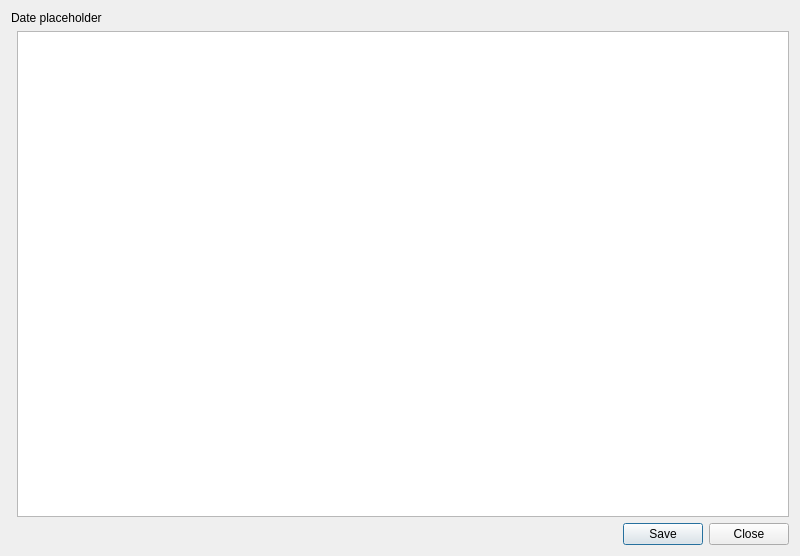
<?xml version="1.0" encoding="UTF-8"?>
<ui version="4.0">
 <class>EntryEditor</class>
 <widget class="QWidget" name="EntryEditor">
  <property name="geometry">
   <rect>
    <x>0</x>
    <y>0</y>
    <width>800</width>
    <height>556</height>
   </rect>
  </property>
  <property name="windowTitle">
   <string>EntryEditor</string>
  </property>
  <layout class="QVBoxLayout" name="verticalLayout">
   <item>
    <widget class="QLabel" name="dateLabel">
     <property name="text">
      <string>Date placeholder</string>
     </property>
    </widget>
   </item>
   <item>
    <layout class="QHBoxLayout" name="horizontalLayout">
     <item>
      <widget class="CategoryListWidget" name="categoryListWidget" native="true">
       <property name="sizePolicy">
        <sizepolicy hsizetype="Fixed" vsizetype="Preferred">
         <horstretch>0</horstretch>
         <verstretch>0</verstretch>
        </sizepolicy>
       </property>
      </widget>
     </item>
     <item>
      <widget class="QStackedWidget" name="stackedWidget">
       <widget class="QWidget" name="page">
        <layout class="QVBoxLayout" name="verticalLayout_2">
         <property name="spacing">
          <number>0</number>
         </property>
         <property name="leftMargin">
          <number>0</number>
         </property>
         <property name="topMargin">
          <number>0</number>
         </property>
         <property name="rightMargin">
          <number>0</number>
         </property>
         <property name="bottomMargin">
          <number>0</number>
         </property>
         <item>
          <widget class="QMarkdownTextEdit" name="plainTextEdit"/>
         </item>
        </layout>
       </widget>
       <widget class="QWidget" name="page_2"/>
      </widget>
     </item>
    </layout>
   </item>
   <item>
    <widget class="QDialogButtonBox" name="buttonBox">
     <property name="standardButtons">
      <set>QDialogButtonBox::Close|QDialogButtonBox::Save</set>
     </property>
    </widget>
   </item>
  </layout>
 </widget>
 <customwidgets>
  <customwidget>
   <class>CategoryListWidget</class>
   <extends>QWidget</extends>
   <header>gui/CategoryListWidget.h</header>
   <container>1</container>
  </customwidget>
  <customwidget>
   <class>QMarkdownTextEdit</class>
   <extends>QPlainTextEdit</extends>
   <header>gui/diary_menu/text_editor/qmarkdowntextedit.h</header>
  </customwidget>
 </customwidgets>
 <resources/>
 <connections/>
</ui>
